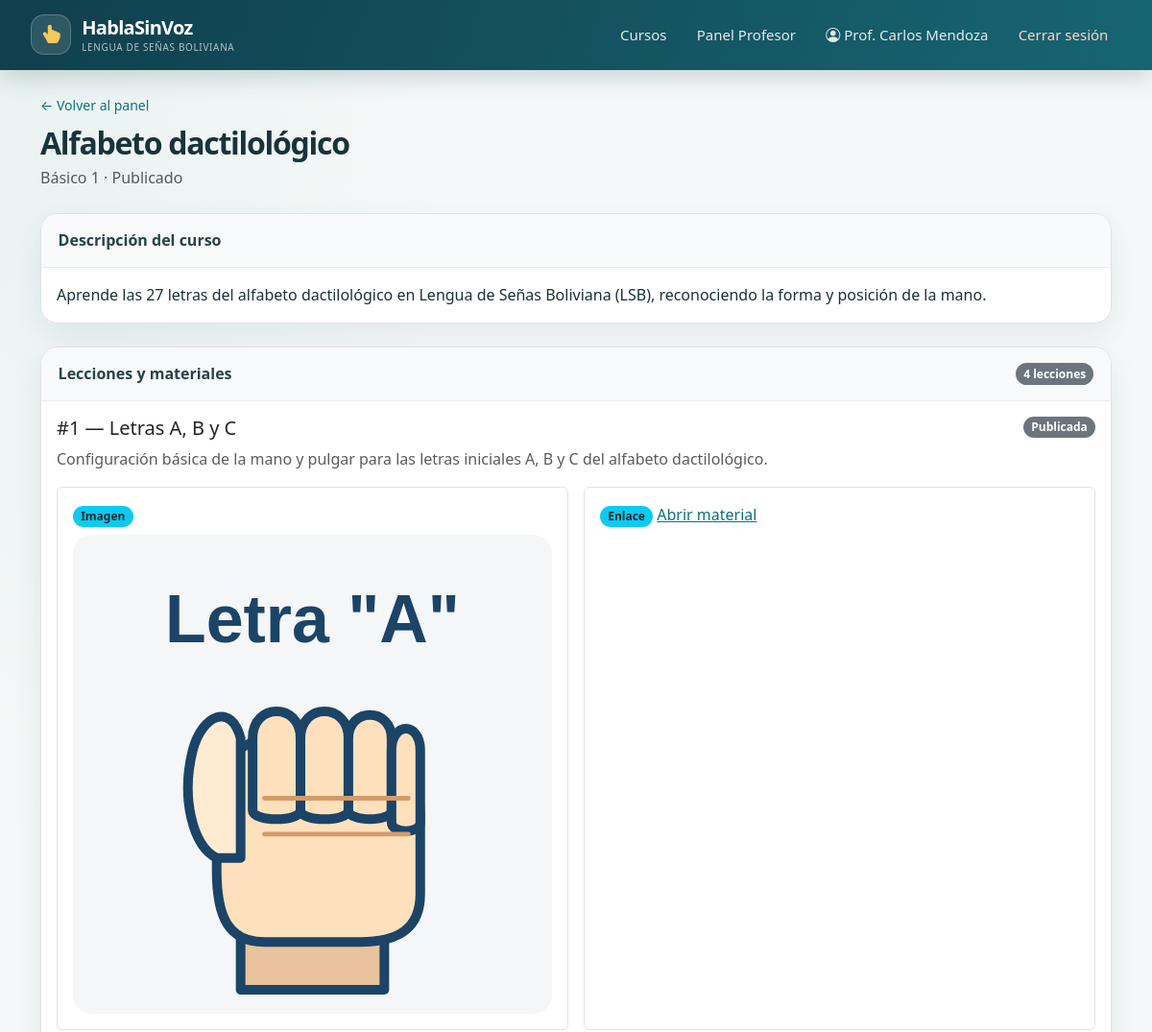
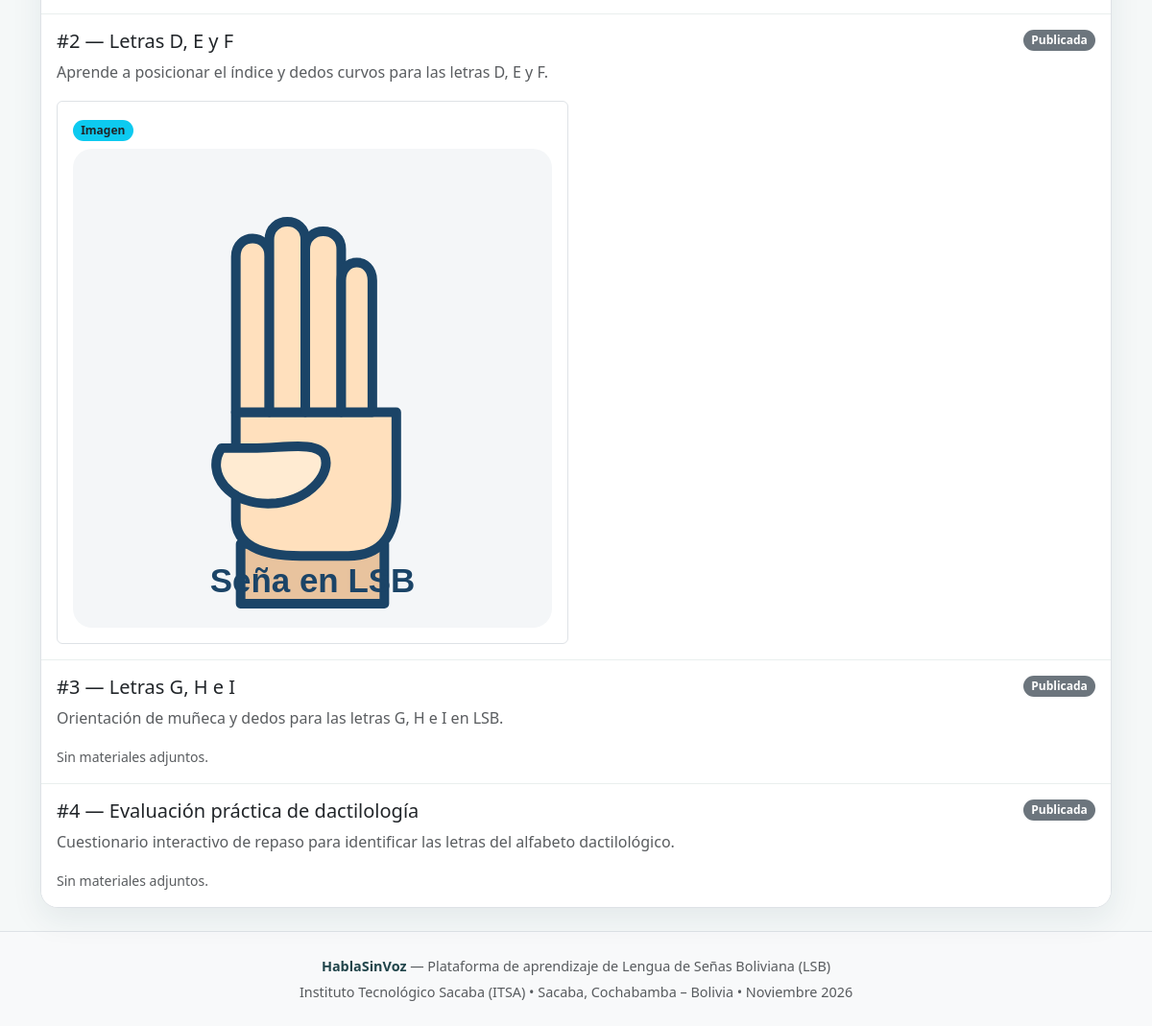
The app's page /index.php?c=curso&a=verContenido&id_curso=1 (signed in) with its own data (2 pictures, top to bottom).
### tables this page shows
CREATE TABLE `cursos` (
  `id_curso` int(11) NOT NULL,
  `titulo` varchar(150) NOT NULL,
  `descripcion` text DEFAULT NULL,
  `nivel` varchar(50) NOT NULL,
  `id_profesor` int(11) NOT NULL,
  `estado` enum('Borrador','Revisión','Publicado') DEFAULT 'Borrador'
);

CREATE TABLE `lecciones` (
  `id_leccion` int(11) NOT NULL,
  `id_curso` int(11) NOT NULL,
  `titulo` varchar(150) NOT NULL,
  `descripcion` text DEFAULT NULL,
  `orden` int(11) NOT NULL,
  `estado` enum('Pendiente','Publicada','Observada') DEFAULT 'Pendiente'
);

CREATE TABLE `multimedia` (
  `id_multimedia` int(11) NOT NULL,
  `ruta_enlace` varchar(255) NOT NULL,
  `tipo` enum('Video','Imagen','Audio','Enlace') NOT NULL,
  `tamano` int(11) DEFAULT NULL,
  `id_leccion` int(11) NOT NULL
);

### vista/profesor/contenido_curso.php (the view, shortened to what the rows shown need)
<?php
require_once __DIR__ . '/../layout/header.php';
require_once __DIR__ . '/../layout/navbar.php';
$urlMaterial = function ($ruta) {
    return preg_match('/\Ahttps?:\/\//i', $ruta)
        ? $ruta
        : BASE_URL . '/' . ltrim($ruta, '/');
};
?>
<main class="container py-4">
    <div class="d-flex flex-wrap justify-content-between align-items-center gap-2 mb-4">
        <div>
            <a href="<?= htmlspecialchars($urlRegreso) ?>" class="small text-decoration-none">&larr; Volver al panel</a>
            <h1 class="content-title mb-1 mt-2"><?= htmlspecialchars($curso->getTitulo()) ?></h1>
            <p class="text-muted mb-0"><?= htmlspecialchars($curso->getNivel()) ?> · <?= htmlspecialchars($curso->getEstado()) ?></p>
        </div>
    </div>
    <section class="card border mb-4">
        <div class="card-header bg-light fw-bold">Descripción del curso</div>
        <div class="card-body">
            <p class="mb-0"><?= nl2br(htmlspecialchars($curso->getDescripcion())) ?></p>
        </div>
    </section>
    <section class="card border">
        <div class="card-header bg-light d-flex justify-content-between align-items-center">
            <span class="fw-bold">Lecciones y materiales</span>
            <span class="badge bg-secondary"><?= count($lecciones) ?> lecciones</span>
        </div>
        <?php if (empty($lecciones)): ?>
            <div class="card-body text-muted">Este curso todavía no tiene lecciones.</div>
        <?php else: ?>
            <div class="list-group list-group-flush">
                <?php foreach ($lecciones as $leccion): ?>
                    <article class="list-group-item p-3">
                        <div class="d-flex flex-wrap justify-content-between gap-2 mb-2">
                            <h2 class="h5 mb-0">#<?= (int)$leccion->getOrden() ?> — <?= htmlspecialchars($leccion->getTitulo()) ?></h2>
                            <span class="badge bg-secondary align-self-start"><?= htmlspecialchars($leccion->getEstado()) ?></span>
                        </div>
                        <?php if ($leccion->getDescripcion() !== ''): ?>
                            <p class="text-muted"><?= nl2br(htmlspecialchars($leccion->getDescripcion())) ?></p>
                        <?php endif; ?>
                        <?php $materiales = $leccion->getMultimedia() ?? []; ?>
                        <?php if (empty($materiales)): ?>
                            <p class="small text-muted mb-0">Sin materiales adjuntos.</p>
                        <?php else: ?>
                            <div class="row g-3">
                                <?php foreach ($materiales as $material): ?>
                                    <?php
                                    $ruta = $material->getRutaEnlace();
                                    $url = $urlMaterial($ruta);
                                    $extension = strtolower(pathinfo(parse_url($ruta, PHP_URL_PATH) ?? $ruta, PATHINFO_EXTENSION));
                                    ?>
                                    <div class="col-md-6">
                                        <div class="border rounded p-3 h-100">
                                            <span class="badge bg-info text-dark mb-2"><?= htmlspecialchars($material->getTipo()) ?></span>
                                            <?php if ($material->getTipo() === 'Video'): ?>
                                                <video controls preload="metadata" class="w-100 rounded">
                                                    <source src="<?= htmlspecialchars($url) ?>" type="<?= htmlspecialchars([
                                                        'mp4' => 'video/mp4',
                                                        'webm' => 'video/webm',
                                                        'ogv' => 'video/ogg'
                                                    ][$extension] ?? '') ?>">
                                                    Tu navegador no puede reproducir este video.
                                                </video>
                                            <?php elseif ($material->getTipo() === 'Imagen'): ?>
                                                <img src="<?= htmlspecialchars($url) ?>" alt="Material de <?= htmlspecialchars($leccion->getTitulo()) ?>" class="img-fluid rounded">
                                            <?php else: ?>
                                                <a href="<?= htmlspecialchars($url) ?>" target="_blank" rel="noopener noreferrer">Abrir material</a>
                                            <?php endif; ?>
                                        </div>
                                    </div>
                                <?php endforeach; ?>
                            </div>
                        <?php endif; ?>
                    </article>
                <?php endforeach; ?>
            </div>
        <?php endif; ?>
    </section>
</main>
<?php require_once __DIR__ . '/../layout/footer.php'; ?>

### records on screen
cursos: titulo "Alfabeto dactilológico", nivel "Básico 1", estado "Publicado", descripcion "Aprende las 27 letras del alfabeto dactilológico en Lengua de Señas Boliviana (LSB), reconociendo la forma y posición de la mano."
lecciones: id_curso "1", titulo "Letras A, B y C", estado "Publicada", descripcion "Configuración básica de la mano y pulgar para las letras iniciales A, B y C del alfabeto dactilológico."
multimedia: tipo "Imagen", ruta_enlace (picture)
multimedia: tipo "Enlace"
lecciones: id_leccion "2", titulo "Letras D, E y F", estado "Publicada", descripcion "Aprende a posicionar el índice y dedos curvos para las letras D, E y F."
multimedia: tipo "Imagen", ruta_enlace (picture)
lecciones: id_leccion "3", titulo "Letras G, H e I", estado "Publicada", descripcion "Orientación de muñeca y dedos para las letras G, H e I en LSB.", shows "Sin materiales adjuntos."
lecciones: id_leccion "4", titulo "Evaluación práctica de dactilología", estado "Publicada", descripcion "Cuestionario interactivo de repaso para identificar las letras del alfabeto dactilológico.", shows "Sin materiales adjuntos."

### other values on screen
$_SESSION['usuario_nombre'] "Prof. Carlos Mendoza"
count($lecciones) "4"
